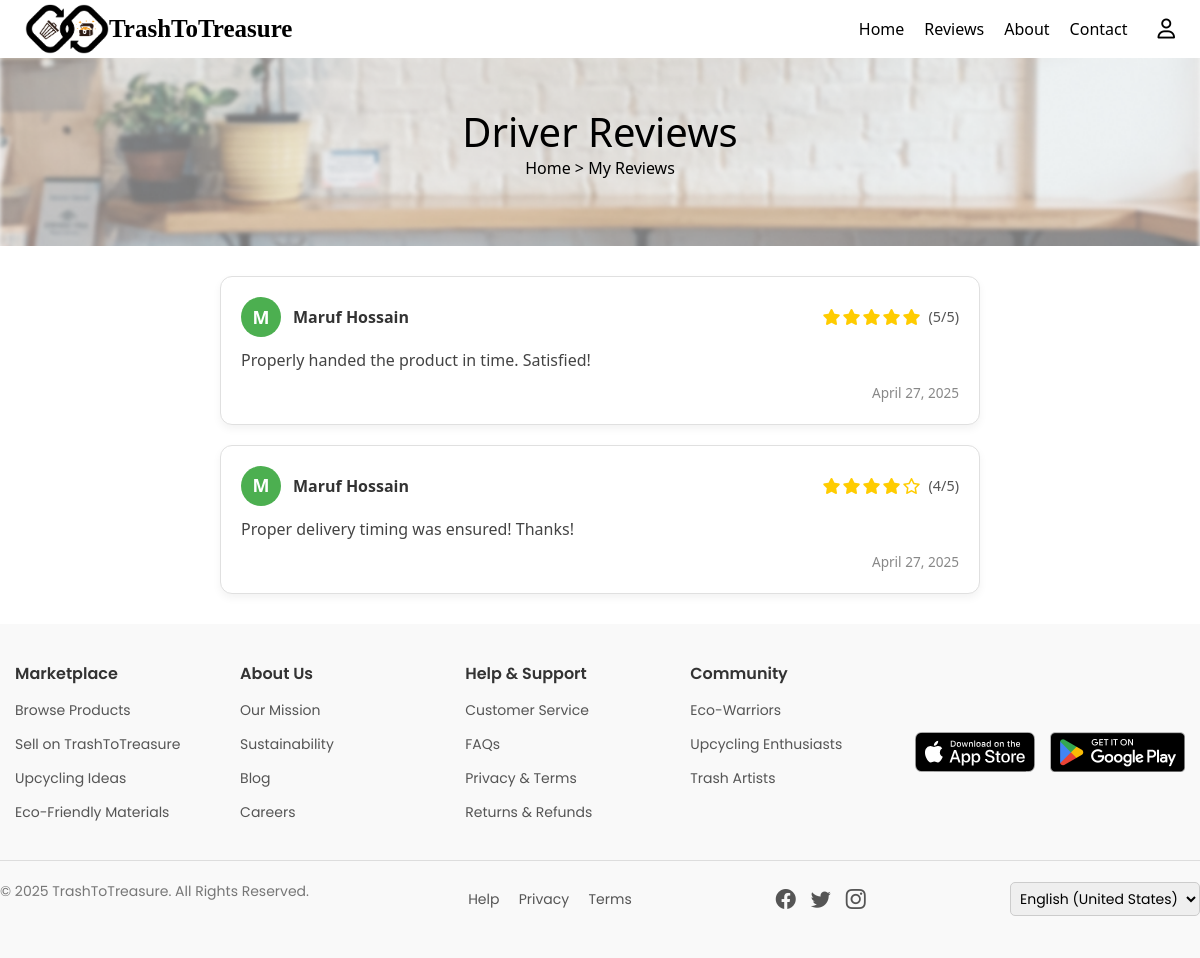
The app's page /driver/reviews/ (signed in), older data.
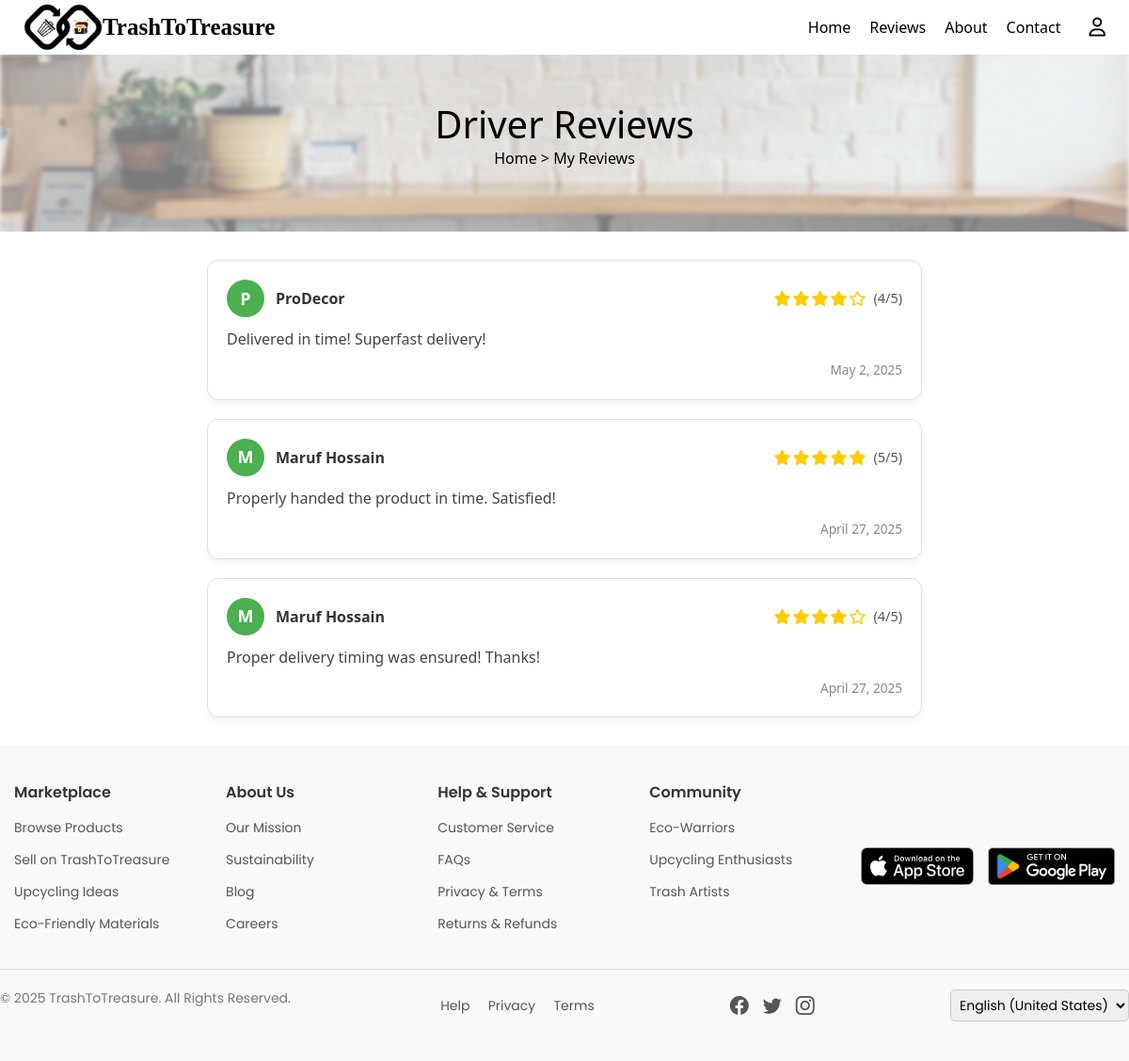
The same page, newer data.
### users/models.py (models this page shows, shortened)
class DriverRating(models.Model):
    driver   = models.ForeignKey(DriverProfile, on_delete=models.CASCADE, related_name='ratings')
    rated_by = models.ForeignKey(CustomUser, on_delete=models.CASCADE)
    order    = models.ForeignKey('marketplace.Order', on_delete=models.CASCADE, null=True, blank=True)
    rating   = models.PositiveSmallIntegerField()  # 1–5
    comment  = models.TextField(blank=True, null=True)  # optional
    created_at = models.DateTimeField(auto_now_add=True)
    class Meta:
        unique_together = ('driver','rated_by','order')  # one rating per driver+buyer+order

class CustomUser(AbstractUser):
    name = models.CharField(max_length=100)
    email = models.EmailField(unique=True)
    phone = models.CharField(max_length=15)
    role = models.CharField(max_length=10, choices=ROLE_CHOICES)
    account_status = models.CharField(max_length=10, choices=ACCOUNT_STATUS_CHOICES, default='active')
    objects = CustomUserManager()  # ✅ Use your custom manager
    REQUIRED_FIELDS = ['email']
    USERNAME_FIELD = 'username'

### marketplace/views.py (the view)
# urls.py: path('driver/reviews/', views.driver_reviews, name='driver_reviews'),
@login_required
def driver_reviews(request):
    if request.user.role != 'driver':
        return HttpResponseForbidden("Access denied.")
    try:
        driver = request.user.driverprofile
    except DriverProfile.DoesNotExist:
        return HttpResponseForbidden("No driver profile found.")
    reviews = DriverRating.objects.filter(
        driver=driver
    ).order_by('-created_at')
    return render(request, 'driver_reviews.html', {
        'driver':  driver,
        'reviews': reviews,
    })

### marketplace/templates/driver_reviews.html (shortened to what this page needs)
{% load static %}
{% include "header.html" %}
<!DOCTYPE html>
<html lang="en">
<head>
  <link rel="stylesheet" href="{% static 'css/driver_reviews.css' %}">
  <link rel="stylesheet" href="https://cdnjs.cloudflare.com/ajax/libs/font-awesome/6.5.2/css/all.min.css">
</head>
<body>
  <section class="product-banner">
    <h2>Driver Reviews</h2>
    <p><a href="/driver_dashboard">Home</a> &gt; My Reviews</p>
  </section>
  <div class="reviews-container">
    {% if reviews %}
      {% for review in reviews %}
        <div class="review-card">
          <div class="review-header">
            <div class="reviewer-info">
              <div class="avatar">
                <span class="avatar-letter">
                  {{ review.rated_by.name|default:review.rated_by.username|slice:":1" }}
                </span>
              </div>
              <div class="reviewer-name">
                {{ review.rated_by.name|default:review.rated_by.username }}
              </div>
            </div>
            <div class="review-rating">
              {% for i in "12345" %}
                {% if forloop.counter <= review.rating %}
                  <i class="fa-solid fa-star"></i>
                {% else %}
                  <i class="fa-regular fa-star"></i>
                {% endif %}
              {% endfor %}
              <span class="rating-number">({{ review.rating }}/5)</span>
            </div>
          </div>
          {% if review.comment %}
            <div class="review-comment">{{ review.comment }}</div>
          {% endif %}
          <div class="review-date">{{ review.created_at|date:"F j, Y" }}</div>
        </div>
      {% endfor %}
    {% else %}
      <p class="no-reviews">No reviews yet.</p>
    {% endif %}
  </div>
{% include "footer.html" %}
</body>
</html>

Row changes from the older to the newer data that the page shows:
added DriverRating: rated_by.name "P", rated_by.name "ProDecor", rating "4", comment "Delivered in time! Superfast delivery!", created_at "May 2, 2025"
